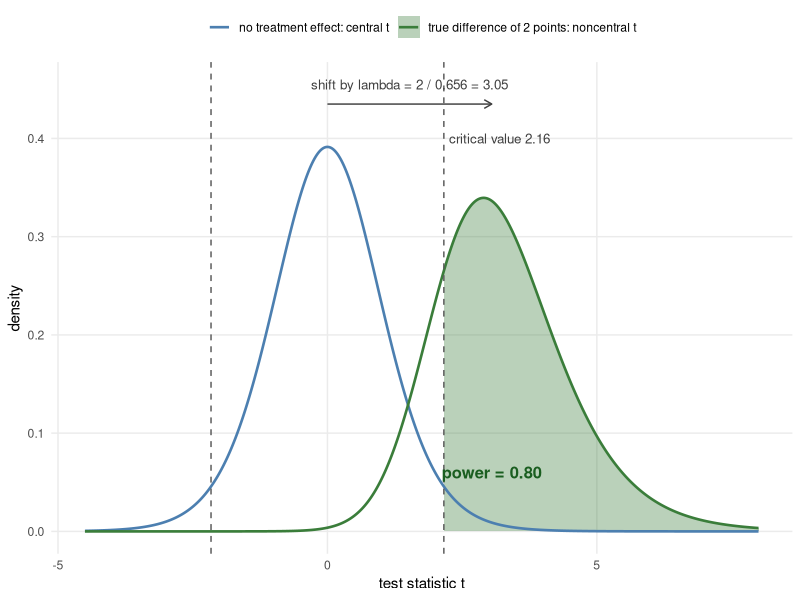

Write the R code that produced this figure.
# =====================================================================
# RESOLVE Swiss — statistical analysis plan
# Figure: how the power of the current allocation arises from the
# noncentral t distribution (eq. 2 of the manuscript).
#
# Inputs match R/sample_size.R: current split 6/9, ICC 0.01, which
# gives SE = 0.656 and lambda = 2 / 0.656 = 3.05 at nu = 13 df.
# Output: figures/power_noncentral_t.png
# =====================================================================

suppressMessages(library(ggplot2))

nu  <- 13                 # k1 + k2 - 2 for 6 + 9 practices
se  <- 0.656              # SE of the treatment effect, 6/9, ICC 0.01
lam <- 2 / se             # noncentrality: target difference / SE
tc  <- qt(0.975, nu)

x <- seq(-4.5, 8, length.out = 1200)
d <- rbind(
  data.frame(x, dens = dt(x, nu),            was = "no treatment effect: central t"),
  data.frame(x, dens = dt(x, nu, ncp = lam), was = "true difference of 2 points: noncentral t"))
pow   <- 1 - pt(tc, nu, lam) + pt(-tc, nu, lam)
shade <- subset(d, was != "no treatment effect: central t" & x >= tc)

p <- ggplot(d, aes(x, dens, colour = was, fill = was)) +
  geom_area(data = shade, alpha = 0.35, colour = NA) +
  geom_line(linewidth = 0.9) +
  geom_vline(xintercept = c(-tc, tc), linetype = 2, colour = "grey35") +
  annotate("text", x = tc, y = 0.40, hjust = -0.05, size = 3.4, colour = "grey25",
           label = sprintf("critical value %.2f", tc)) +
  annotate("text", x = lam, y = 0.06, size = 4.2, colour = "#1a5e20", fontface = "bold",
           label = sprintf("power = %.2f", pow)) +
  annotate("segment", x = 0, xend = lam, y = 0.435, yend = 0.435,
           arrow = arrow(length = unit(2.2, "mm")), colour = "grey25") +
  annotate("text", x = lam / 2, y = 0.455, size = 3.4, colour = "grey25",
           label = sprintf("shift by lambda = 2 / %.3f = %.2f", se, lam)) +
  scale_colour_manual(values = c("#4C7FB0", "#3a7d3a")) +
  scale_fill_manual(values = c("#4C7FB0", "#3a7d3a")) +
  labs(x = "test statistic t", y = "density", colour = NULL, fill = NULL) +
  theme_minimal(base_size = 11) +
  theme(legend.position = "top", panel.grid.minor = element_blank())

dir.create("figures", showWarnings = FALSE)
ggsave("figures/power_noncentral_t.png", p, width = 8.0, height = 4.4, dpi = 300)
cat(sprintf("Power: %.4f — figures/power_noncentral_t.png geschrieben\n", pow))
